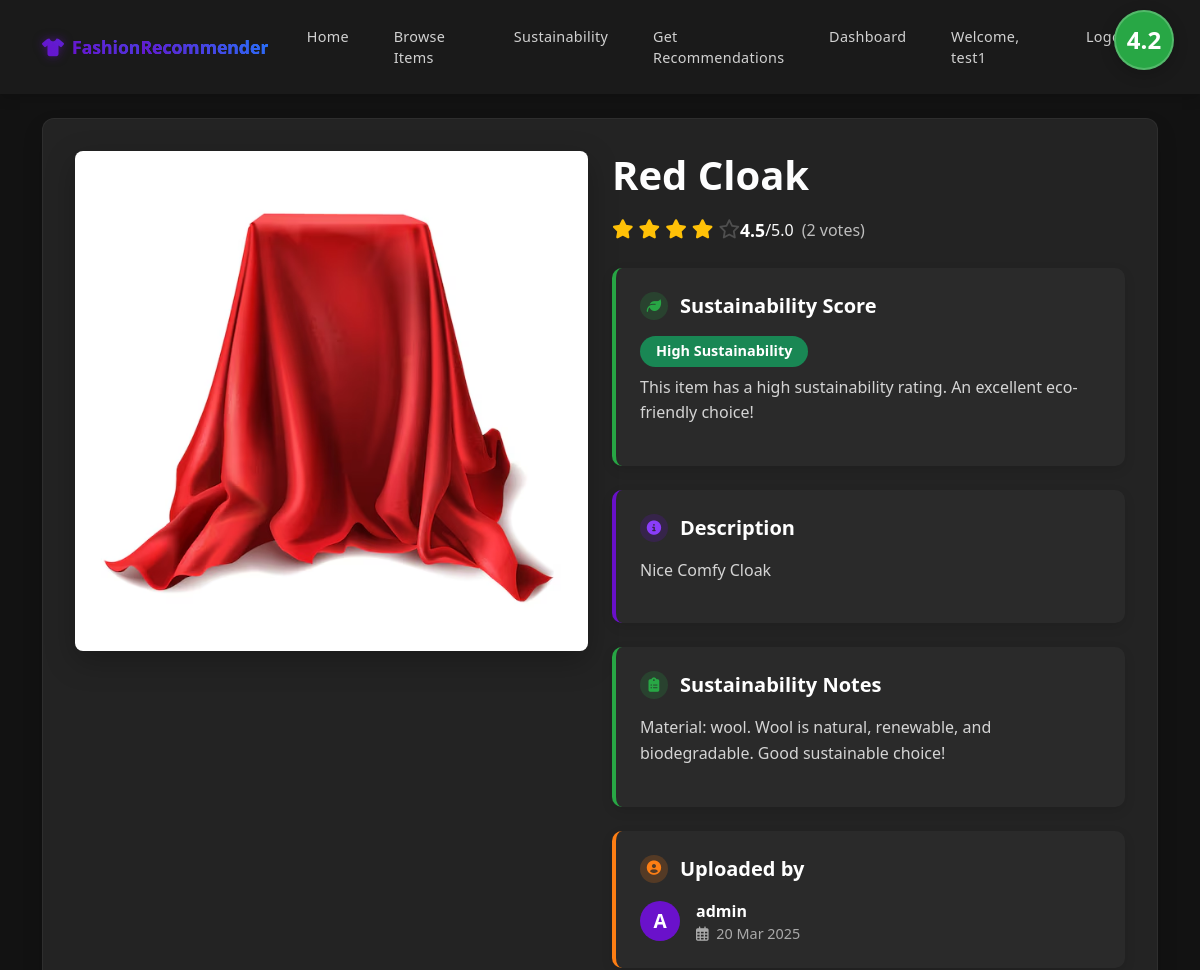
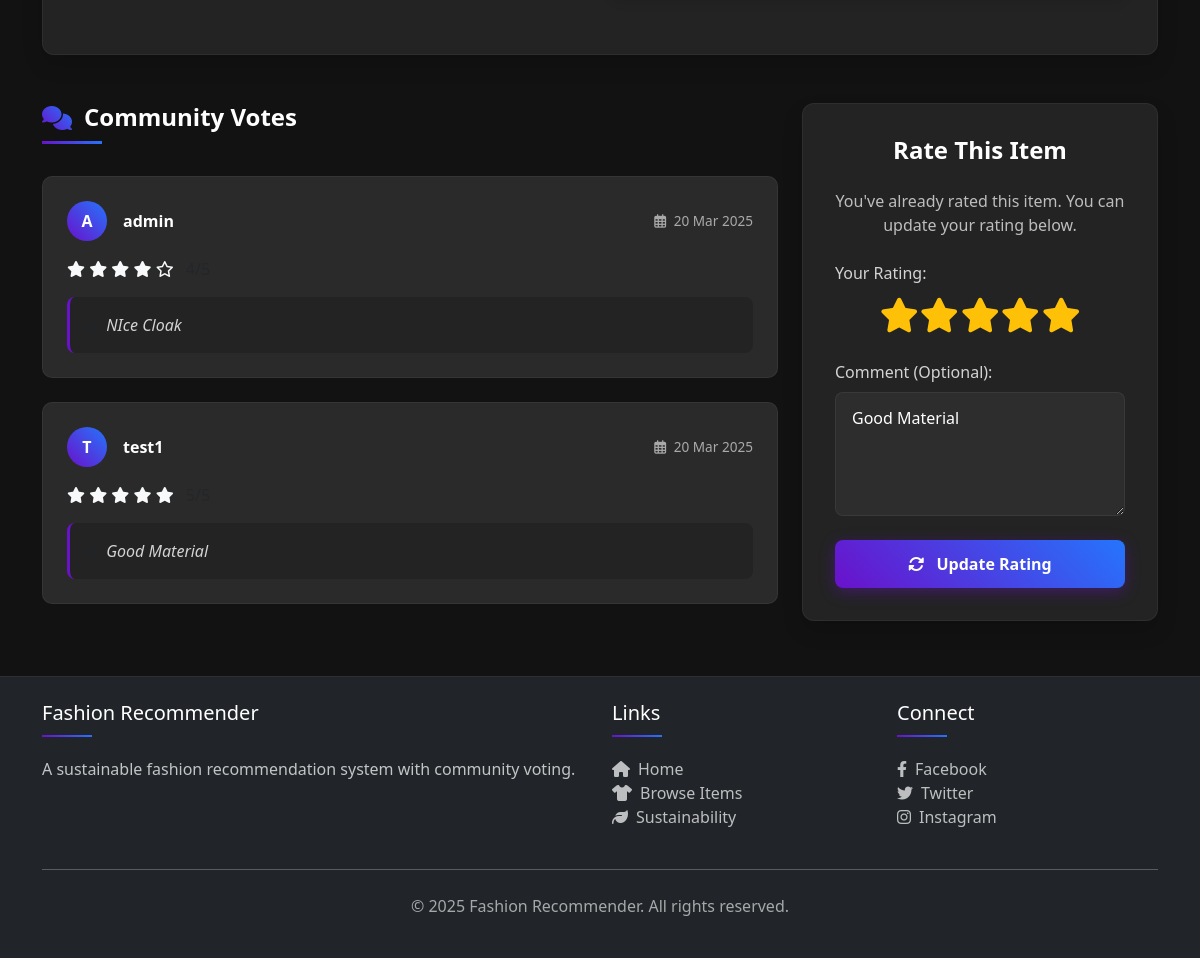
The app's page /item/1 (signed in) with its own data (2 pictures, top to bottom).
### models.py (models this page shows, shortened)
class User(UserMixin, db.Model):
    id = db.Column(db.Integer, primary_key=True)
    username = db.Column(db.String(64), unique=True, nullable=False)
    email = db.Column(db.String(120), unique=True, nullable=False)
    password_hash = db.Column(db.String(128))
    role = db.Column(db.String(20), default=Role.CUSTOMER)  # Default to customer role
    created_at = db.Column(db.DateTime, default=datetime.utcnow)
    items = db.relationship('ClothingItem', backref='owner', lazy='dynamic')
    votes = db.relationship('Vote', backref='voter', lazy='dynamic')
    def is_admin(self):
        return self.role == Role.ADMIN

class ClothingItem(db.Model):
    id = db.Column(db.Integer, primary_key=True)
    name = db.Column(db.String(100), nullable=False)
    description = db.Column(db.Text)
    image_path = db.Column(db.String(255), nullable=False)
    sustainability_score = db.Column(db.Float, default=0.0)
    sustainability_notes = db.Column(db.Text)
    created_at = db.Column(db.DateTime, default=datetime.utcnow)
    user_id = db.Column(db.Integer, db.ForeignKey('user.id'))
    votes = db.relationship('Vote', backref='item', lazy='dynamic')
    def get_vote_score(self):
        votes = self.votes.all()
        if not votes:
            return 0
        return sum(vote.value for vote in votes) / len(votes)

class Vote(db.Model):
    id = db.Column(db.Integer, primary_key=True)
    value = db.Column(db.Integer, nullable=False)  # 1-5 rating
    comment = db.Column(db.Text)
    created_at = db.Column(db.DateTime, default=datetime.utcnow)
    user_id = db.Column(db.Integer, db.ForeignKey('user.id'))
    item_id = db.Column(db.Integer, db.ForeignKey('clothing_item.id'))
    __table_args__ = (
        db.UniqueConstraint('user_id', 'item_id', name='unique_user_item_vote'),
    )
    def __repr__(self):
        return f'<Vote {self.value} by User {self.user_id} for Item {self.item_id}>'

### app_simple.py (the view)
@app.route('/item/<int:item_id>')
def item_details(item_id):
    item = ClothingItem.query.get_or_404(item_id)
    item.image_path = normalize_path(item.image_path)
    user_vote = None
    if current_user.is_authenticated:
        user_vote = Vote.query.filter_by(user_id=current_user.id, item_id=item.id).first()
    return render_template('item_details.html', item=item, user_vote=user_vote)

### templates/item_details.html (shortened to what this page needs)
{% extends "base.html" %}
{% block content %}
<div class="item-details-container">
    <div class="row">
        <div class="col-md-6 mb-4 mb-md-0">
            <div class="item-image-container">
                <img src="{{ url_for('static', filename=item.image_path|normalize_path) }}" alt="{{ item.name }}" class="item-image">
            </div>
        </div>
        <div class="col-md-6">
            <h1 class="item-title">{{ item.name }}</h1>
            <div class="rating-display">
                <div class="rating">
                    {% set score = item.get_vote_score() %}
                    {% for i in range(5) %}
                        {% if i < score|int %}
                        <i class="fas fa-star"></i>
                        {% else %}
                        <i class="far fa-star"></i>
                        {% endif %}
                    {% endfor %}
                </div>
                <span class="vote-score" id="vote-score">{{ score|round(1) }}</span>/5.0
                <span class="vote-count ms-2">(<span id="votes-count">{{ item.votes.count() }}</span> votes)</span>
            </div>
            <div class="info-section sustainability-section">
                <h5 class="section-title"><i class="fas fa-leaf"></i>Sustainability Score</h5>
                <div class="d-flex align-items-center">
                    <div class="sustainability-score score-{{ item.sustainability_score|int }}">
                        {{ item.sustainability_score }}
                    </div>
                    <div>
                        {% if item.sustainability_score < 2.5 %}
                        <span class="badge bg-danger sustainability-badge">Low Sustainability</span>
                        <p class="section-content mt-2">This item has a low sustainability rating. Consider choosing alternatives with higher scores.</p>
                        {% elif item.sustainability_score < 3.5 %}
                        <span class="badge bg-warning text-dark sustainability-badge">Medium Sustainability</span>
                        <p class="section-content mt-2">This item has a moderate sustainability rating. There's room for improvement.</p>
                        {% else %}
                        <span class="badge bg-success sustainability-badge">High Sustainability</span>
                        <p class="section-content mt-2">This item has a high sustainability rating. An excellent eco-friendly choice!</p>
                        {% endif %}
                    </div>
                </div>
            </div>
            {% if item.description %}
            <div class="info-section description-section">
                <h5 class="section-title"><i class="fas fa-info-circle"></i>Description</h5>
                <p class="section-content">{{ item.description }}</p>
            </div>
            {% endif %}
            {% if item.sustainability_notes %}
            <div class="info-section sustainability-section">
                <h5 class="section-title"><i class="fas fa-clipboard-list"></i>Sustainability Notes</h5>
                <p class="section-content">{{ item.sustainability_notes }}</p>
            </div>
            {% endif %}
            <div class="info-section uploader-section">
                <h5 class="section-title"><i class="fas fa-user-circle"></i>Uploaded by</h5>
                <div class="uploader-info">
                    <div class="uploader-avatar">
                        {{ item.owner.username[0]|upper }}
                    </div>
                    <div class="uploader-details">
                        <span class="uploader-name">{{ item.owner.username }}</span>
                        <span class="upload-date">
                            <i class="far fa-calendar-alt me-1"></i> {{ item.created_at.strftime('%d %b %Y') }}
                        </span>
                    </div>
                </div>
            </div>
        </div>
    </div>
</div>
<div class="row community-votes-section">
    <div class="col-md-8">
        <h3 class="section-header"><i class="fas fa-comments"></i>Community Votes</h3>
        {% if item.votes.count() > 0 %}
            {% for vote in item.votes %}
            <div class="vote-card">
                <div class="vote-card-body">
                    <div class="vote-card-header">
                        <div class="voter-info">
                            <div class="voter-avatar">
                                {{ vote.voter.username[0]|upper }}
                            </div>
                            <span class="voter-name">{{ vote.voter.username }}</span>
                        </div>
                        <span class="vote-date">
                            <i class="far fa-calendar-alt me-1"></i> {{ vote.created_at.strftime('%d %b %Y') }}
                        </span>
                    </div>
                    <div class="vote-rating">
                        {% for i in range(5) %}
                            {% if i < vote.value %}
                            <i class="fas fa-star"></i>
                            {% else %}
                            <i class="far fa-star"></i>
                            {% endif %}
                        {% endfor %}
                        <span class="ms-2 text-muted">{{ vote.value }}/5</span>
                    </div>
                    {% if vote.comment %}
                    <div class="vote-comment">
                        <i class="fas fa-quote-left me-2 small text-muted"></i>{{ vote.comment }}
                    </div>
                    {% endif %}
                </div>
            </div>
            {% endfor %}
        {% else %}
            <div class="empty-votes">
                <i class="far fa-comment-dots"></i>
                <h4>No votes yet</h4>
                <p>Be the first to share your opinion about this item!</p>
            </div>
        {% endif %}
    </div>
    <div class="col-md-4">
        {% if current_user.is_authenticated %}
        <div class="rating-form-container">
            <h3 class="rating-form-title">Rate This Item</h3>
            {% if user_vote %}
            <p class="rating-form-subtitle">
                You've already rated this item. You can update your rating below.
            </p>
            {% else %}
            <p class="rating-form-subtitle">
                Share your thoughts about this item with the community.
            </p>
            {% endif %}
            <form method="POST" action="{{ url_for('vote', item_id=item.id) }}" id="ajax-vote-form" data-item-id="{{ item.id }}">
                <div class="mb-4">
                    <label class="form-label">Your Rating:</label>
                    <div class="rating-form">
                        {% for i in range(1, 6) %}
                        <span class="star {% if user_vote and user_vote.value >= i %}active{% endif %}" data-value="{{ i }}">
                            <i class="fas fa-star"></i>
                        </span>
                        {% endfor %}
                    </div>
                </div>
                <div class="mb-4">
                    <label for="comment" class="form-label">Comment (Optional):</label>
                    <textarea class="form-control" id="comment" name="comment" rows="4" placeholder="Share your thoughts about this item...">{{ user_vote.comment if user_vote else '' }}</textarea>
                </div>
                <button type="submit" class="btn btn-primary submit-btn">
                    {% if user_vote %}
                    <i class="fas fa-sync-alt me-2"></i> Update Rating
                    {% else %}
                    <i class="fas fa-paper-plane me-2"></i> Submit Rating
                    {% endif %}
                </button>
            </form>
        </div>
        {% endif %}
    </div>
</div>
{% endblock %}

### templates/base.html (shortened to what this page needs)
<!DOCTYPE html>
<html lang="en">
<head>
    <link href="https://cdn.jsdelivr.net/npm/bootstrap@5.3.0-alpha1/dist/css/bootstrap.min.css" rel="stylesheet">
    <link rel="stylesheet" href="https://cdnjs.cloudflare.com/ajax/libs/font-awesome/6.3.0/css/all.min.css">
    <link rel="stylesheet" href="{{ url_for('static', filename='css/style.css') }}">
</head>
<body>
    <nav class="navbar navbar-expand-lg navbar-dark navbar-compact bg-dark">
        <div class="container">
            <a class="navbar-brand" href="{{ url_for('index') }}">
                <i class="fas fa-tshirt"></i><span class="brand-text">Fashion<span>Recommender</span></span>
            </a>
            <div class="collapse navbar-collapse" id="navbarSupportedContent">
                <ul class="navbar-nav me-auto mb-2 mb-lg-0">
                    <li class="nav-item">
                        <a class="nav-link {% if request.endpoint == 'index' %}active{% endif %}" href="{{ url_for('index') }}">Home</a>
                    </li>
                    <li class="nav-item">
                        <a class="nav-link {% if request.endpoint == 'items' %}active{% endif %}" href="{{ url_for('items') }}">Browse Items</a>
                    </li>
                    <li class="nav-item">
                        <a class="nav-link {% if request.endpoint == 'sustainability' %}active{% endif %}" href="{{ url_for('sustainability') }}">Sustainability</a>
                    </li>
                    <li class="nav-item">
                        <a class="nav-link" href="http://localhost:8501/">Get Recommendations</a>
                    </li>
                    {% if current_user.is_authenticated %}
                    {% if not current_user.is_admin() %}
                    <li class="nav-item">
                        <a class="nav-link {% if request.endpoint == 'dashboard' %}active{% endif %}" href="{{ url_for('dashboard') }}">Dashboard</a>
                    </li>
                    {% endif %}
                    {% endif %}
                </ul>
                <ul class="navbar-nav">
                    {% if current_user.is_authenticated %}
                    <li class="nav-item">
                        <span class="nav-link">Welcome, {{ current_user.username }}</span>
                    </li>
                    <li class="nav-item">
                        <a class="nav-link" href="{{ url_for('logout') }}">Logout</a>
                    </li>
                    {% endif %}
                </ul>
            </div>
        </div>
    </nav>
    <div class="container mt-4">
        {% block content %}{% endblock %}
    </div>
    <footer class="bg-dark text-white mt-5 py-4">
        <div class="container">
            <div class="row">
                <div class="col-md-6">
                    <h5>Fashion Recommender</h5>
                    <p class="text-light opacity-75">A sustainable fashion recommendation system with community voting.</p>
                </div>
                <div class="col-md-3">
                    <h5>Links</h5>
                    <ul class="list-unstyled">
                        <li><a href="{{ url_for('index') }}"><i class="fas fa-home me-2"></i>Home</a></li>
                        <li><a href="{{ url_for('items') }}"><i class="fas fa-tshirt me-2"></i>Browse Items</a></li>
                        <li><a href="{{ url_for('sustainability') }}"><i class="fas fa-leaf me-2"></i>Sustainability</a></li>
                    </ul>
                </div>
                <div class="col-md-3">
                    <h5>Connect</h5>
                    <ul class="list-unstyled">
                        <li><a href="#"><i class="fab fa-facebook-f me-2"></i>Facebook</a></li>
                        <li><a href="#"><i class="fab fa-twitter me-2"></i>Twitter</a></li>
                        <li><a href="#"><i class="fab fa-instagram me-2"></i>Instagram</a></li>
                    </ul>
                </div>
            </div>
            <hr class="my-4 opacity-25">
            <div class="text-center">
                <p>&copy; 2025 Fashion Recommender. All rights reserved.</p>
            </div>
        </div>
    </footer>
</body>
</html>

### records on screen
User: username "test1"
ClothingItem: image_path (picture), name "Red Cloak", sustainability_score "4.2", description "Nice Comfy Cloak", sustainability_notes "Material: wool. Wool is natural, renewable, and biodegradable. Good sustainable choice!", created_at "20 Mar 2025"
User: owner "A", owner.username "admin"
Vote: value 4 (drawn), voter "A", voter.username "admin", created_at "20 Mar 2025", comment "NIce Cloak"
Vote: voter "T", voter.username "test1", created_at "20 Mar 2025", value 5 (drawn), comment "Good Material"

### other values on screen
{{ score|round(1) }} "4.5"
{{ item.votes.count() }} "2"
